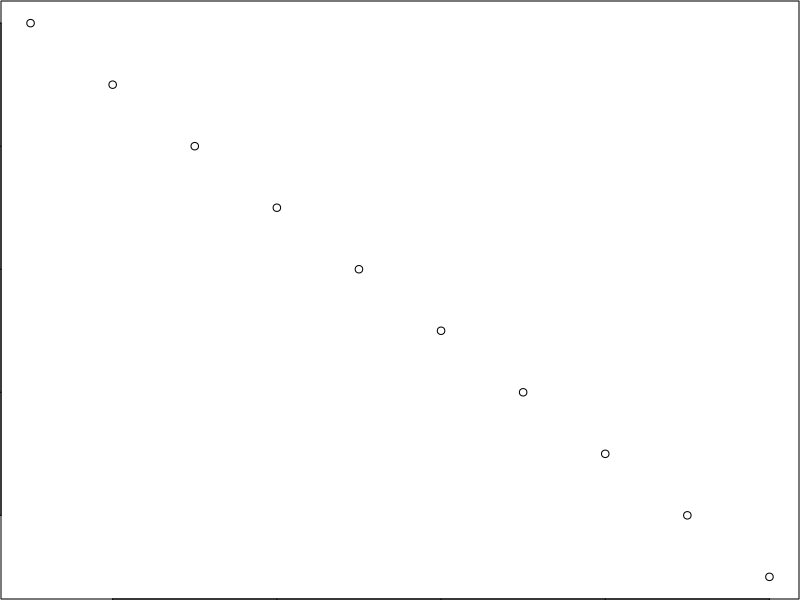

Here is the R script that generated this plot: (Note: this script raises an error after producing the figure.)
library(grid)
library(gridBase)
library(ggplot2)

# start new page
plot.new() 

# setup layout
gl <- grid.layout(nrow=1, ncol=2)
# grid.show.layout(gl)

# setup viewports
vp.1 <- viewport(layout.pos.col=1, layout.pos.row=1) 
vp.2 <- viewport(layout.pos.col=2, layout.pos.row=1) 
# init layout
pushViewport(viewport(layout=gl))
# access the first position
pushViewport(vp.1)

# start new base graphics in first viewport
par(new=TRUE, mar = rep(0.05, 4))# fig=gridFIG())

plot.new()
plot(x = 1:10, y = 10:1)

# done with the first viewport
popViewport()

# move to the next viewport
pushViewport(vp.2)

ggplotted <- qplot(x=1:10,y=10:1, 'point')
# print our ggplot graphics here
print(ggplotted, newpage = FALSE)

# done with this viewport
popViewport(1)



# trying pimage -----------------------------------------------------------




## put several pimages on a page (uses viewports and newpage = FALSE)
library(grid)
grid.newpage()
pushViewport(viewport(layout=grid.layout(nrow = 1, ncol = 2),
                      x=.5, y=.5,
                      width = 1.1, height = 1.1
                       ))

library(grid)
library(seriation)

set.seed(1)
x <- matrix(rnorm(90000), nrow = 300)

grid.newpage()
pushViewport(viewport(layout=grid.layout(nrow = 1, ncol = 2)))
pushViewport(viewport(layout.pos.row = 1, layout.pos.col = 1))

pimage(x, 
       axes = "both",
       key = FALSE,
       prop = TRUE,
       newpage = FALSE)

upViewport(1)
pushViewport(viewport(layout.pos.row = 1, layout.pos.col = 2))


o <- seriate(x)
pimage(x, o,
       axes = "both",
       key = FALSE,
       prop = TRUE,
       newpage = FALSE)

upViewport(1)
popViewport(0)

hw <- 15
graph2pdf(height = hw, width=2*hw)

# igraph ------------------------------------------------------------------
library(grid)
grid.newpage()
pushViewport(viewport(layout=grid.layout(nrow = 2, ncol = 1)))
pushViewport(viewport(layout.pos.row = 1, layout.pos.col = 1))

extract_plotcon(m, save = T)

upViewport(1)
pushViewport(viewport(layout.pos.row = 1, layout.pos.col = 2))

plot.new()

extract_plotnet(m, save = FALSE, first.add = TRUE)





# s -----------------------------------------------------------------------
